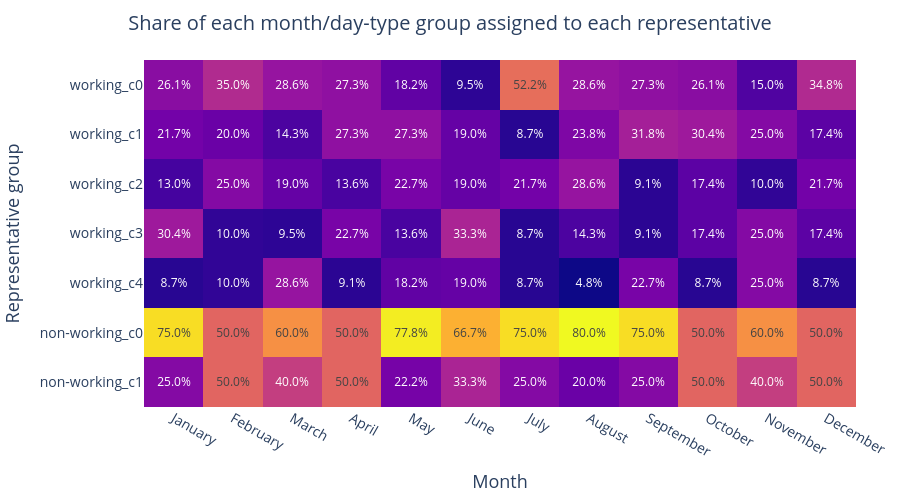

This figure's notebook cell:
### Markdown cell above
**Configure and render the heatmap.** Define dynamic display settings and render the prepared matrix as a Plotly heatmap.

### Code cell
# Row count changes when the cluster-count policy changes.
representative_group_count = len(representative_group_share_pct)

# Hide in-cell labels when the matrix becomes too dense to read.
show_representative_weight_labels = representative_group_share_pct.size <= 240

# Give additional vertical space for additional representative groups.
representative_weight_heatmap_height = max(500, 120 + 42 * representative_group_count)

# Slightly reduce y-axis labels once there are many representative groups.
representative_weight_y_tick_size = 14 if representative_group_count <= 10 else 11

fig = px.imshow(
    representative_group_share_pct,
    aspect="auto",
    labels={
        "x": "Month",
        "y": "Representative group",
        "color": "% of month/day-type group",
    },
)

fig.update_traces(
    customdata=representative_weight_hover_data,
    text=representative_weight_text.to_numpy(),
    texttemplate="%{text}" if show_representative_weight_labels else "",
    hovertemplate=(
        "Month: %{x}<br>"
        "Representative group: %{y}<br>"
        "Share of month/day-type group: %{z:.1f}%<br>"
        "Days assigned: %{customdata[0]:.0f}<br>"
        "Days in month/day-type group: %{customdata[1]:.0f}"
        "<extra></extra>"
    ),
)
fig.update_layout(
    title={
        "text": "Share of each month/day-type group assigned to each representative",
        "x": 0.5,
        "font_size": 20,
    },
    autosize=True,
    width=None,
    height=representative_weight_heatmap_height,
    margin={"l": 20, "r": 20, "t": 60, "b": 40},
    coloraxis_showscale=False,
)
fig.update_xaxes(title_font_size=18, tickfont={"size": 14})
fig.update_yaxes(title_font_size=18, tickfont={"size": representative_weight_y_tick_size})

fig.show()

### Figure 1 — Plotly figure (JSON) as saved in the notebook; plotly's stock layout.template omitted (floating-point values rounded to 4 significant figures; data arrays with more than 128 entries replaced by an {"elided": "..."} marker saying what was removed)
{"data": [{"coloraxis": "coloraxis", "customdata": {"elided": "7x12x2 int values"}, "hovertemplate": "Month: %{x}<br>Representative group: %{y}<br>Share of month/day-type group: %{z:.1f}%<br>Days assigned: %{customdata[0]:.0f}<br>Days in month/day-type group: %{customdata[1]:.0f}<extra></extra>", "name": "0", "text": [["26.1%", "35.0%", "28.6%", "27.3%", "18.2%", "9.5%", "52.2%", "28.6%", "27.3%", "26.1%", "15.0%", "34.8%"], ["21.7%", "20.0%", "14.3%", "27.3%", "27.3%", "19.0%", "8.7%", "23.8%", "31.8%", "30.4%", "25.0%", "17.4%"], ["13.0%", "25.0%", "19.0%", "13.6%", "22.7%", "19.0%", "21.7%", "28.6%", "9.1%", "17.4%", "10.0%", "21.7%"], ["30.4%", "10.0%", "9.5%", "22.7%", "13.6%", "33.3%", "8.7%", "14.3%", "9.1%", "17.4%", "25.0%", "17.4%"], ["8.7%", "10.0%", "28.6%", "9.1%", "18.2%", "19.0%", "8.7%", "4.8%", "22.7%", "8.7%", "25.0%", "8.7%"], ["75.0%", "50.0%", "60.0%", "50.0%", "77.8%", "66.7%", "75.0%", "80.0%", "75.0%", "50.0%", "60.0%", "50.0%"], ["25.0%", "50.0%", "40.0%", "50.0%", "22.2%", "33.3%", "25.0%", "20.0%", "25.0%", "50.0%", "40.0%", "50.0%"]], "texttemplate": "%{text}", "type": "heatmap", "x": ["January", "February", "March", "April", "May", "June", "July", "August", "September", "October", "November", "December"], "xaxis": "x", "y": ["working_c0", "working_c1", "working_c2", "working_c3", "working_c4", "non-working_c0", "non-working_c1"], "yaxis": "y", "z": [[26.09, 35.0, 28.57, 27.27, 18.18, 9.524, 52.17, 28.57, 27.27, 26.09, 15.0, 34.78], [21.74, 20.0, 14.29, 27.27, 27.27, 19.05, 8.696, 23.81, 31.82, 30.43, 25.0, 17.39], [13.04, 25.0, 19.05, 13.64, 22.73, 19.05, 21.74, 28.57, 9.091, 17.39, 10.0, 21.74], [30.43, 10.0, 9.524, 22.73, 13.64, 33.33, 8.696, 14.29, 9.091, 17.39, 25.0, 17.39], [8.696, 10.0, 28.57, 9.091, 18.18, 19.05, 8.696, 4.762, 22.73, 8.696, 25.0, 8.696], [75.0, 50.0, 60.0, 50.0, 77.78, 66.67, 75.0, 80.0, 75.0, 50.0, 60.0, 50.0], [25.0, 50.0, 40.0, 50.0, 22.22, 33.33, 25.0, 20.0, 25.0, 50.0, 40.0, 50.0]]}], "layout": {"autosize": true, "coloraxis": {"colorbar": {"title": {"text": "% of month/day-type group"}}, "colorscale": [[0, "#0d0887"], [0.1111, "#46039f"], [0.2222, "#7201a8"], [0.3333, "#9c179e"], [0.4444, "#bd3786"], [0.5556, "#d8576b"], [0.6667, "#ed7953"], [0.7778, "#fb9f3a"], [0.8889, "#fdca26"], [1, "#f0f921"]], "showscale": false}, "height": 500, "margin": {"b": 40, "l": 20, "r": 20, "t": 60}, "title": {"font": {"size": 20}, "text": "Share of each month/day-type group assigned to each representative", "x": 0.5}, "xaxis": {"anchor": "y", "domain": [0, 1], "tickfont": {"size": 14}, "title": {"font": {"size": 18}, "text": "Month"}}, "yaxis": {"anchor": "x", "autorange": "reversed", "domain": [0, 1], "tickfont": {"size": 14}, "title": {"font": {"size": 18}, "text": "Representative group"}}}}
